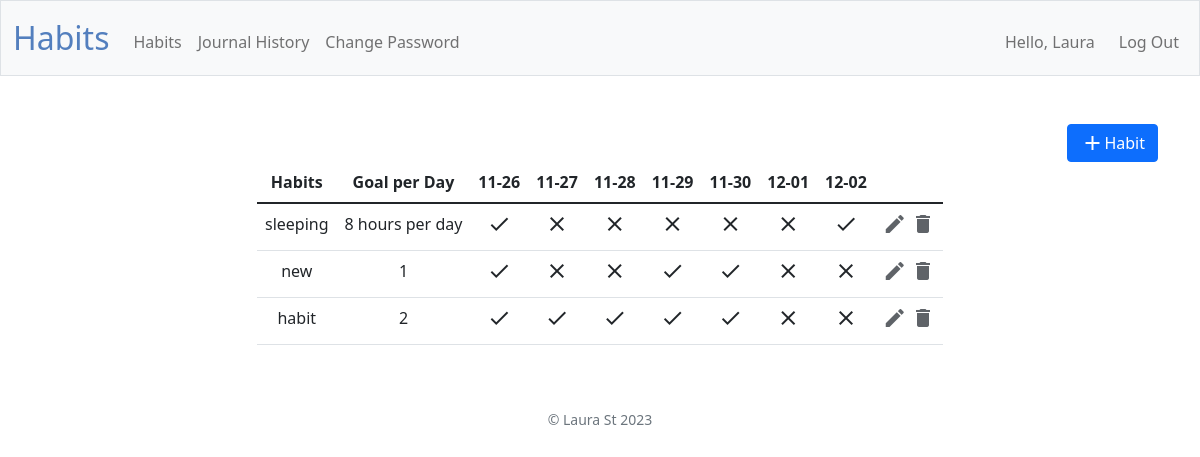
Page /habits (signed in) on the committed database.
### tables this page shows
CREATE TABLE "users" (
    id INTEGER PRIMARY KEY AUTOINCREMENT,
    username TEXT NOT NULL UNIQUE,
    hash TEXT NOT NULL
);

CREATE TABLE habits (
    habit_id INTEGER PRIMARY KEY AUTOINCREMENT,
    user_id INTEGER,
    name TEXT NOT NULL,
    rule TEXT NOT NULL,
    created_at DATE DEFAULT (DATE('now')),
    FOREIGN KEY (user_id) REFERENCES users(id)
);

### app.py (the view)
@app.route("/habits", methods=["GET"])
@login_required
def get_habits():
    habits = habit_service.get_habits(session.get("user_id"))
    dates = habit_service.get_dates()
    return render_template("habits.html", habits=habits, dates=dates)

### app.py (called while the page is built)
@app.after_request
def after_request(response):
    response.headers["Cache-Control"] = "no-cache, no-store, must-revalidate"
    response.headers["Expires"] = 0
    response.headers["Pragma"] = "no-cache"
    return response

@app.context_processor
def inject_user():
    user_id = session.get("user_id")
    if user_id:
        result = user_service.get_user_details(user_id)
        user = result["res"]
        return {"username": user["username"]}
    return {}

### database.py (called while the page is built)
def get_habits(user_id):
    return db.execute("SELECT * FROM habits WHERE user_id = ?", user_id)

def get_completions(habit_id, start_date, end_date):
    return db.execute(
        "SELECT date_completed FROM completions WHERE habit_id = ? AND date_completed BETWEEN ? AND ?",
        habit_id, start_date, end_date
    )

def get_user(user_id):
    return db.execute("SELECT * FROM users WHERE id = ?", user_id)

### habit_service.py (called while the page is built)
def get_habits(user_id):
    habits = database.get_habits(user_id)
    return get_habits_with_completions(habits)

def get_habits_with_completions(habits):
    today = datetime.now().date()
    start_date = today - timedelta(days=DAYS_BEFORE_TODAY)
    for habit in habits:
        completions = database.get_completions(habit["habit_id"], start_date, today)
        habit["completions"] = [comp["date_completed"] for comp in completions]
    return habits

def get_dates():
    today = datetime.now().date()
    return [(today + timedelta(days=i)).strftime("%Y-%m-%d") for i in range(-DAYS_BEFORE_TODAY, 1)]

### helpers.py (called while the page is built)
def login_required(f):
    @wraps(f)
    def decorated_function(*args, **kwargs):
        if session.get("user_id") is None:
            return redirect("/login")
        return f(*args, **kwargs)
    return decorated_function

def success(obj=None):
    return {"success": True, "res": obj}

### user_service.py (called while the page is built)
def get_user_details(user_id):
    rows = database.get_user(user_id)
    user = rows[0]
    if not user:
        fail()
    return success(user)

### templates/habits.html (shortened to what this page needs)
{% extends "layout.html" %}
{% block main %}
<div class="d-flex justify-content-end">
    <a href="/add-habit" class="btn btn-primary">
        <span class="material-icons">add</span> Habit
    </a>
</div>
<table class="table mx-auto w-auto">
    <thead>
        <tr>
            <th>Habits</th>
            <th>Goal per Day</th>
            {% for date in dates %}
            <th>{{ date.split("-")[1] }}-{{ date.split("-")[2] }}</th>
            {% endfor %}
            <th></th>
        </tr>
    </thead>
    <tbody>
        {% for habit in habits %}
        <tr>
            <td>{{habit.name}}</td>
            <td>{{habit.rule}}</td>
            {% for date in dates %}
            <td>
                {% if date in habit.completions %}
                <span id="habit-{{ habit.habit_id }}-date-{{ date }}" class="material-icons clickable"
                    onclick="toggleCompletion(" {{ habit.habit_id }}", "{{ date }}" , false)">done</span>
                {% else %}
                <span id="habit-{{ habit.habit_id }}-date-{{ date }}" class="material-icons clickable"
                    onclick="toggleCompletion(" {{ habit.habit_id }}", "{{ date }}" , true)">clear</span>
                {% endif %}
            </td>
            {% endfor %}
            <td>
                <a href=" /edit-habit/{{ habit.habit_id }}" class="icon-link"><span
                        class="material-icons grey_color">edit</span></a>
                <a href="javascript:void(0)" onclick="deleteHabit(" {{ habit.habit_id }}")" class="icon-link">
                    <span class="material-icons grey_color">delete</span>
                </a>
            </td>
        </tr>
        {% endfor %}
    </tbody>
</table>
{% endblock %}

### templates/layout.html (shortened to what this page needs)
<!DOCTYPE html>
<html lang="en">
<head>
    <link href="https://cdn.jsdelivr.net/npm/bootstrap@5.1.3/dist/css/bootstrap.min.css"
 rel="stylesheet">
    <link href="/static/styles.css" rel="stylesheet">
</head>
<body>
    <nav class="bg-light border navbar navbar-expand-md navbar-light">
        <div class="container-fluid">
            <a class="navbar-brand" href="/"><span class="blue">Habits</span></a>
            <div class="collapse navbar-collapse" id="navbar">
                {% if session["user_id"] %}
                <ul class="navbar-nav me-auto mt-2">
                    <li class="nav-item"><a class="nav-link" href="/habits">Habits</a></li>
                    <li class="nav-item"><a class="nav-link" href="/journal-history">Journal History</a></li>
                    <li class="nav-item"><a class="nav-link" href="/change-password">Change Password</a></li>
                </ul>
                <ul class="navbar-nav ms-auto mt-2">
                    <li class="nav-item navbar-text me-3">Hello, {{ username }}</li>
                    <li class="nav-item"><a class="nav-link" href="/logout">Log Out</a></li>
                </ul>
                {% else %}
                <ul class="navbar-nav ms-auto mt-2">
                    <li class="nav-item"><a class="nav-link" href="/register">Register</a></li>
                    <li class="nav-item"><a class="nav-link" href="/login">Log In</a></li>
                </ul>
                {% endif %}
            </div>
        </div>
    </nav>
    <main class="container py-5 text-center">
        {% block main %}{% endblock %}
    </main>
    <footer class="mb-5 small text-center text-muted">
        &copy; Laura St <span id="year"></span>
    </footer>
</body>
</html>

### static/styles.css (style rules this page uses)
nav .navbar-brand { font-size: xx-large; }
nav .navbar-brand .blue { color: #537fbe; }
.grey_color { color: #5f6368; }
.clickable { cursor: pointer; }
.btn { display: inline-flex; align-items: center; justify-content: center; }

### rows in the picture
users: username "Laura"
habits: name "sleeping", rule "8 hours per day"
habits: name "new", rule "1"
habits: name "habit", rule "2"

### other values in the picture
{{ date.split("-")[1] }} "11" "11" "11" "11" "11" "12" "12"
{{ date.split("-")[2] }} "26" "27" "28" "29" "30" "01" "02"
